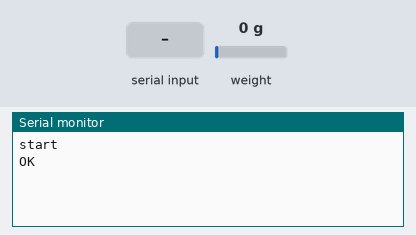
Bench run of a sketch on a simulated Arduino Uno, built with avr-gcc and run on an emulated ATmega328P. Parts: the last lines printed to the serial monitor. The inputs (shaded band) are chosen by the test bench; at power-on: weight on the scale 0 g. The modem accepts every AT command (registered, SIM ready, sends succeed) and sends nothing else.

Above: at 16.9 s.
17.0 s: "1" received over the second serial link
At 22.7 s:
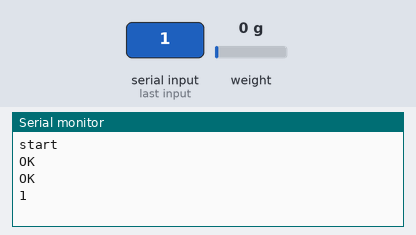
23.5 s: "0" received over the second serial link
At 28.4 s:
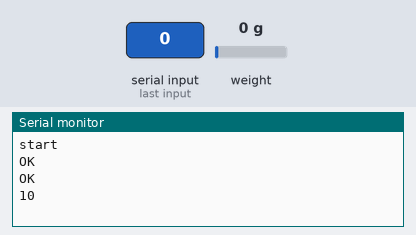

Measured:
- after the input at 17.0 s, the serial monitor: prints a new line after 5.0 s (image 1)
- after the input at 23.5 s, the serial monitor: prints a new line after 4.5 s (image 2)

The sketch:

vodafone-sim.ino
```cpp
// APA

#include <SoftwareSerial.h>
#include "LowPower.h"
#include "HX711.h"
HX711 scale;

#define adc_sck 11
#define adc_dt 10

#define rx_of_sim 9
#define tx_of_sim 2

#define stepdown_en 5
#define battery_pin A0
#define stepdown_out_pin A2

#define BAUDRATE 57600
#define SLEEP_MINUTES 60

const String PINCODE = "3320";
const String APN = "internet.telekom";
const String ENDPOINT = "http://165.232.65.144/api/m";
//#define lm35_gnd_pin A3
//#define lm35_dt_pin A0

SoftwareSerial simSerial(tx_of_sim, rx_of_sim);

void arduSleep(unsigned long minutes);
void gsm();
void updateSerial();
float getBattery();
float getStepdownOut();
float getAnalogPinVoltage(int pin);

float getWeight();

String getParams();

void setup() {
  pinMode(stepdown_en, OUTPUT);
  digitalWrite(stepdown_en, HIGH);

  //pinMode(lm35_gnd_pin, INPUT);
  //pinMode(lm35_dt_pin, INPUT);

  Serial.begin(BAUDRATE);
}

void loop() {
  delay(4000);

  gsm();

  arduSleep(SLEEP_MINUTES);
  delay(4000);
}

void arduSleep(unsigned long minutes)
{
  uint32_t milliseconds = minutes * 45 * 1000;
  LowPower.longPowerDown(milliseconds);
}

void gsm()
{
  digitalWrite(stepdown_en, HIGH);

  Serial.begin(BAUDRATE);
  Serial.println("start");
  String postParams = getParams();

  simSerial.begin(BAUDRATE);
  delay(4000);

  simSerial.println("AT");
  updateSerial();

  simSerial.println("AT+CPIN=" + PINCODE);
  updateSerial();
  updateSerial();
  updateSerial();

  simSerial.println("AT+SAPBR=3,1,\"APN\",\"" + APN + "\"");
  updateSerial();

  simSerial.println("AT+SAPBR=1,1");
  updateSerial();

  simSerial.println("AT+HTTPINIT");
  updateSerial();

  simSerial.println("AT+HTTPPARA=\"CID\",1");
  updateSerial();

  simSerial.println("AT+HTTPPARA=\"URL\",\"" + ENDPOINT + "\"");
  updateSerial();

  simSerial.println("AT+HTTPPARA=\"CONTENT\",\"application/x-www-form-urlencoded\"");
  updateSerial();

  simSerial.println("AT+HTTPDATA=" + String(postParams.length()) + ",12000");
  updateSerial();

  simSerial.print(postParams);
  updateSerial();
  updateSerial();
  updateSerial();

  simSerial.println("AT+HTTPACTION=1");
  updateSerial();
  updateSerial();

  simSerial.println("AT+HTTPREAD");
  updateSerial();
  updateSerial();
  updateSerial();

  digitalWrite(stepdown_en, LOW);
}

void updateSerial()
{
  delay(6000);
   while(simSerial.available()){
    Serial.write(simSerial.read());
 }
 while(Serial.available()){
  simSerial.write(Serial.read());
 }
}

float getBattery() {
  return 7 * getAnalogPinVoltage(battery_pin);
}

float getStepdownOut() {
  return 3 * getAnalogPinVoltage(stepdown_out_pin);
}

float getAnalogPinVoltage(int pin) {
  long milliVolt = map(analogRead(pin), 0, 1023, 0, 5000);
  float volt = milliVolt;
  volt /= 1000;

  return volt;
}


String getParams()
{
  String param;

  param += "&weight=";
  param += getWeight();

  param += "&battery=";
  param += getBattery();

  param += "&stepdownOut=";
  param += getStepdownOut();

  param += "&id=1";

  return param;
}

float getWeight()
{
  scale.begin(adc_dt, adc_sck);
  scale.set_scale(44.46);

  float weight = scale.get_units(20) + 833;
  return weight;
}
```
